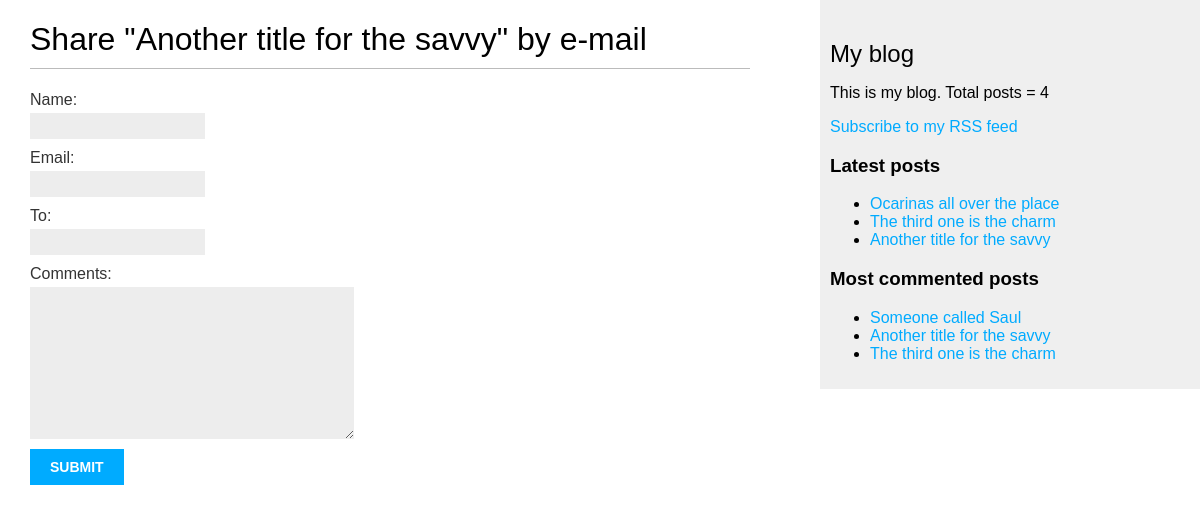
/blog/2/share/, run on the app's committed database.
### vgb_blog/models.py (models this page shows, shortened)
class Post(models.Model):
    STATUS_CHOICES = (
        ('draft', 'Draft'),
        ('published', 'Published'),
    )
    title = models.CharField(max_length=250)
    slug = models.SlugField(max_length=250, unique_for_date='publish')
    author = models.ForeignKey(User, on_delete=models.CASCADE, related_name='blog_posts')
    body = models.TextField()
    publish = models.DateTimeField(default=timezone.now)
    created = models.DateTimeField(auto_now_add=True)
    updated = models.DateTimeField(auto_now=True)
    status = models.CharField(max_length=10, choices=STATUS_CHOICES, default='draft')
    objects = models.Manager()
    published = PublishedManager()
    tags = TaggableManager()
    class Meta:
        ordering = ('-publish',)
    def get_absolute_url(self):
        return reverse('blog:post_detail', args=[self.publish.year, self.publish.month, self.publish.day, self.slug])

### vgb_blog/views.py (the view)
# urls.py: path('<int:post_id>/share/', views.post_share, name='post_share'),
def post_share(request, post_id):
    post = get_object_or_404(Post, id=post_id, status='published')
    sent = False
    if request.method == 'POST':
        form = EmailPostForm(request.POST)
        if form.is_valid():
            cd = form.cleaned_data
            post_url = request.build_absolute_uri(post.get_absolute_url())
            subject = f'{cd["name"]} recommends you read {post.title}'
            message = f'Read {post.title} at {post_url}\n\n' f'{cd["name"]}\' comments: {cd["comments"]}'
            send_mail(subject, message, 'admin@vgbassoonist.com', [cd["to"]])
            sent = True
    else:
        form = EmailPostForm()
    context = {
        'post':post,
        'form': form,
        'sent': sent
        }
    return render(request, 'blog/post/share.html', context)

### vgb_blog/forms.py
class EmailPostForm(forms.Form):
    name = forms.CharField(max_length=25)
    email = forms.EmailField()
    to = forms.EmailField()
    comments = forms.CharField(required=False, widget=forms.Textarea)

### vgb_blog/models.py (called while the page is built)
    def get_queryset(self):
        return super(PublishedManager, self).get_queryset().filter(status='published')

### vgb_blog/templatetags/blog_tags.py (called while the page is built)
@register.simple_tag
def get_most_commented_posts(count=5):
    return Post.published.annotate(total_comments=Count('comments')).order_by('-total_comments')[:count]

@register.simple_tag
def total_posts():
    return Post.published.count()

@register.inclusion_tag('blog/post/latest_posts.html')
def show_latest_posts(count=5):
    latest_posts = Post.published.order_by('-publish')[:count]
    return {'latest_posts': latest_posts}

### vgb_blog/templates/blog/post/share.html (shortened to what this page needs)
{% extends 'blog/base.html' %}
{% block content %}
  {% if sent %}
    <h1>E-mail successfully sent</h1>
    <p>
      "{{ post.title }}" was successfully sent to {{ form.cleaned_data.to }}.
    </p>
  {% else %}
    <h1>Share "{{ post.title }}" by e-mail</h1>
    <form action="" method="post">
      {{ form.as_p }}
      <input type="submit" valu="Send e-mail">
    </form>
  {% endif %}
{% endblock content %}

### vgb_blog/templates/blog/base.html (shortened to what this page needs)
{% load static %}
{% load blog_tags %}
<!DOCTYPE html>
<html lang="en">
<head>
  <link rel="stylesheet" href="{% static 'blog/css/blog.css' %}">
</head>
<body>
  <div id="content">
    {% block content %}
    {% endblock %}
  </div>
  <div id="sidebar">
    <h2>My blog</h2>
    <p>This is my blog. Total posts = {% total_posts %}</p>
    <p>
      <a href="{% url 'blog:post_feed' %}">Subscribe to my RSS feed</a>
    </p>
    <h3>Latest posts</h3>
    {% show_latest_posts 3 %}
    <h3>Most commented posts</h3>
    {% get_most_commented_posts 3 as most_commented_posts %}
    <ul>
      {% for post in most_commented_posts %}
        <li>
          <a href="{{ post.get_absolute_url }}">{{ post.title }}</a>
        </li>
      {% endfor %}
    </ul>
  </div>
</body>
</html>

### vgb_blog/templates/blog/post/latest_posts.html
<ul>
{% for post in latest_posts %}
  <li>
    <a href="{{ post.get_absolute_url }}">{{ post.title }}</a>
  </li>
{% endfor %}
</ul>

### vgb_blog/static/blog/css/blog.css (style rules this page uses)
body { margin:0; padding:0; font-family:helvetica, sans-serif; }
a { color:#00abff; text-decoration:none; }
h1 { font-weight:normal; border-bottom:1px solid #bbb; padding:0 0 10px 0; }
h2 { font-weight:normal; margin:30px 0 0; }
#content { float:left; width:60%; padding:0 0 0 30px; }
#sidebar { float:right; width:30%; padding:10px; background:#efefef; height:100%; }
label { float:left; clear:both; color:#333; margin-bottom:4px; }
input, textarea { clear:both; float:left; margin:0 0 10px; background:#ededed; border:0; padding:6px 10px; font-size:12px; }
input[type=submit] { font-weight:bold; background:#00abff; color:#fff; padding:10px 20px; font-size:14px; text-transform:uppercase; }

### data on the page
Post: title "Another title for the savvy"
Post: title "Ocarinas all over the place"
Post: title "The third one is the charm"
Post: title "Someone called Saul"
